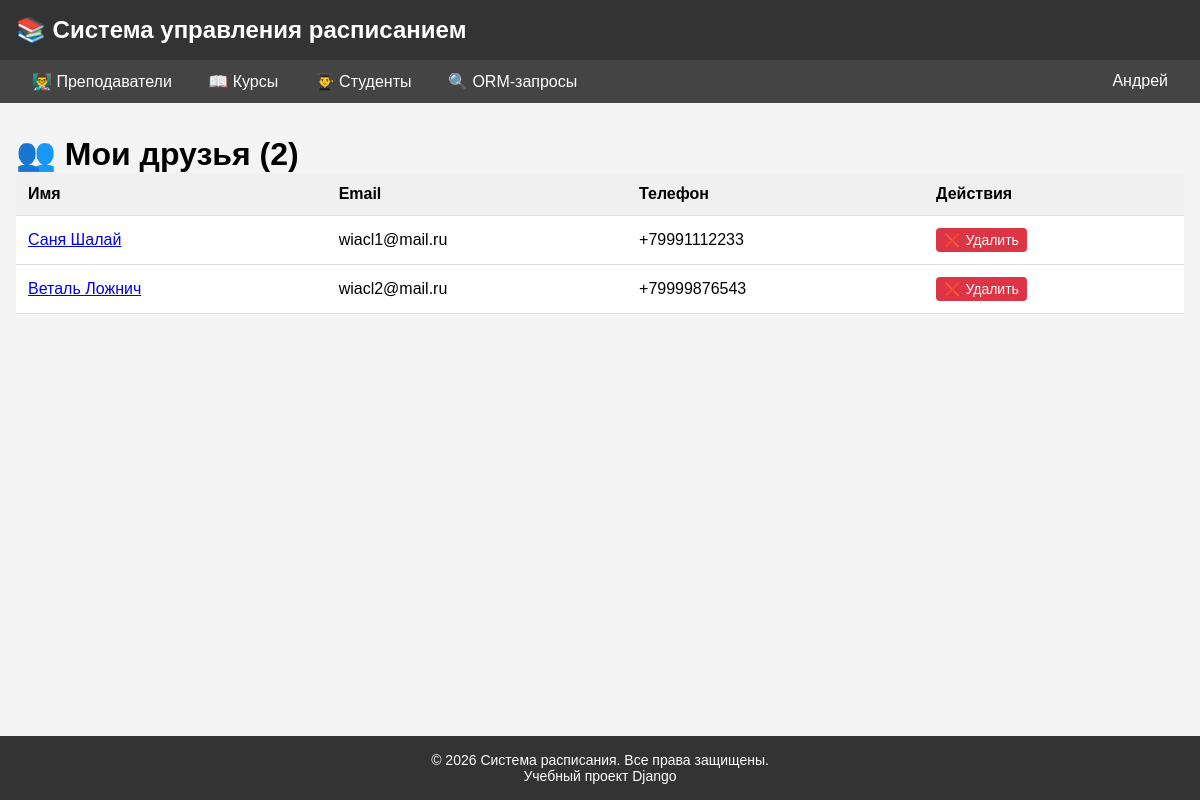
/users/friends/ (signed in), run on the app's committed database.
### users/models.py (models this page shows, shortened)
class User(AbstractUser):
    groups = models.ManyToManyField(
        'auth.Group',
        verbose_name='группы',
        blank=True,
        help_text='Группы, к которым принадлежит пользователь.',
        related_name="custom_user_groups",
        related_query_name="custom_user_group",
    )
    user_permissions = models.ManyToManyField(
        'auth.Permission',
        verbose_name='права доступа',
        blank=True,
        help_text='Специальные права для пользователя.',
        related_name="custom_user_permissions",
        related_query_name="custom_user_permission",
    )
    middle_name = models.CharField(max_length=50, blank=True, null=True, verbose_name="Отчество")
    phone = models.CharField(max_length=20, blank=True, null=True, verbose_name="Телефон")
    birth_date = models.DateField(blank=True, null=True, verbose_name="Дата рождения")
    avatar = models.ImageField(
        upload_to='avatars/',
        blank=True,
        null=True,
        verbose_name="Аватар"
    )
    bio = models.TextField(blank=True, null=True, verbose_name="О себе")
    is_teacher = models.BooleanField(default=False, verbose_name="Преподаватель")
    is_student = models.BooleanField(default=False, verbose_name="Студент")
    friends = models.ManyToManyField(
        'self',
        blank=True,
        symmetrical=True,
        verbose_name="Друзья",
    )
    is_public = models.BooleanField(
        default=False,
        verbose_name="Публичный профиль",
        help_text="Если отмечено, профиль виден всем пользователям"
    )
    class Meta:
        verbose_name = "Пользователь"
        verbose_name_plural = "Пользователи"
    def get_friends(self):
        return self.friends.all()

### users/views.py (the view)
# urls.py: path('friends/', views.friends_list, name='friends_list'),
@login_required
def friends_list(request):
    friends = request.user.get_friends()
    logger.debug(f"User {request.user.username} viewing friends list ({friends.count()} friends)")
    return render(request, 'registration/friends_list.html', {
        'friends': friends,
    })

### templates/registration/friends_list.html (shortened to what this page needs)
{% extends 'schedule/base.html' %}
{% block content %}
<h1>👥 Мои друзья ({{ friends.count }})</h1>
{% if friends %}
<table>
    <thead>
        <tr>
            <th>Имя</th>
            <th>Email</th>
            <th>Телефон</th>
            <th>Действия</th>
        </tr>
    </thead>
    <tbody>
        {% for friend in friends %}
        <tr>
            <td><a href="{% url 'users:user_detail' friend.id %}">{{ friend.get_full_name }}</a></td>
            <td>{{ friend.email }}</td>
            <td>{{ friend.phone|default:"—" }}</td>
            <td>
                <a href="{% url 'users:remove_friend' friend.id %}" class="btn btn-sm btn-danger">❌ Удалить</a>
            </td>
        </tr>
        {% endfor %}
    </tbody>
</table>
{% else %}
<p>У вас пока нет друзей. <a href="{% url 'users:user_list' %}">Найти друзей</a></p>
{% endif %}
{% endblock %}

### schedule/templates/schedule/base.html (shortened to what this page needs)
<!DOCTYPE html>
<html lang="ru">
<head>
</head>
<body>
<header>
    <h1>📚 Система управления расписанием</h1>
</header>
<nav>
    <a href="{% url 'schedule:teacher_index' %}">👨‍🏫 Преподаватели</a>
    <a href="{% url 'schedule:course_index' %}">📖 Курсы</a>
    <a href="{% url 'schedule:student_index' %}">👨‍🎓 Студенты</a>
    <a href="{% url 'schedule:orm_queries' %}">🔍 ORM-запросы</a>
    {% if user.is_authenticated %}
        <div class="nav-dropdown" style="float: right;">
            <a href="#">{{ user.first_name|default:user.username }}</a>
        </div>
    {% else %}
        <div style="float: right;">
            <a href="{% url 'login' %}">🔐 Войти</a>
            <a href="{% url 'users:register' %}">📝 Регистрация</a>
        </div>
    {% endif %}
</nav>
<main>
    {% block content %}{% endblock %}
</main>
<footer>
    <p>© {% now "Y" %} Система расписания. Все права защищены.</p>
    <p>Учебный проект Django</p>
</footer>
</body>
</html>

### schedule/templates/schedule/base.html (style rules this page uses)
* { margin: 0; padding: 0; box-sizing: border-box; }
body { font-family: Arial, sans-serif; background: #f4f4f4; min-height: 100vh; display: flex; flex-direction: column; }
header { background: #333; color: white; padding: 1rem; }
header h1 { margin: 0; font-size: 1.5rem; }
nav { background: #444; padding: 0.75rem 1rem; }
nav a { color: white; text-decoration: none; margin: 0 1rem; }
main { flex: 1; max-width: 1200px; margin: 2rem auto; padding: 0 1rem; width: 100%; }
footer { background: #333; color: white; text-align: center; padding: 1rem; margin-top: auto; font-size: 0.875rem; }
table { width: 100%; border-collapse: collapse; background: white; }
th, td { padding: 0.75rem; text-align: left; border-bottom: 1px solid #ddd; }
th { background: #f0f0f0; }
.btn { display: inline-block; padding: 0.5rem 1rem; background: #007bff; color: white; text-decoration: none; border-radius: 4px; border: none; cursor: pointer; }
.btn-danger { background: #dc3545; }
.btn-sm { padding: 0.25rem 0.5rem; font-size: 0.875rem; }
.nav-dropdown { position: relative; display: inline-block; }

### data on the page
User: first_name "Андрей"
User: get_full_name "Саня Шалай", email "wiacl1@mail.ru", phone "+79991112233"
User: get_full_name "Веталь Ложнич", email "wiacl2@mail.ru", phone "+79999876543"

### other printed values
{{ friends.count }} "2"
